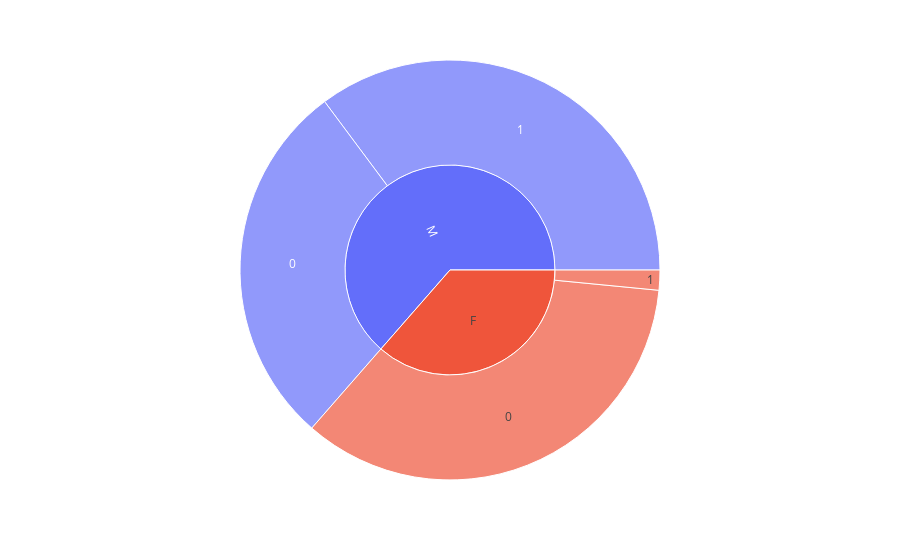

The code cell stored with this chart in its notebook:
### Code cell
print(data.smoking.value_counts())
px.sunburst(data,path=['gender','smoking'])

### Figure 1 — Plotly figure (JSON) as saved in the notebook; plotly's stock layout.template omitted (floating-point values rounded to 4 significant figures)
{"data": [{"branchvalues": "total", "domain": {"x": [0, 1], "y": [0, 1]}, "hovertemplate": "labels=%{label}<br>count=%{value}<br>parent=%{parent}<br>id=%{id}<extra></extra>", "ids": ["F/0", "M/0", "F/1", "M/1", "F", "M"], "labels": ["0", "0", "1", "1", "F", "M"], "name": "", "parents": ["F", "M", "F", "M", "", ""], "type": "sunburst", "values": [19432, 15805, 859, 19596, 20291, 35401]}], "layout": {"legend": {"tracegroupgap": 0}, "margin": {"t": 60}}}
